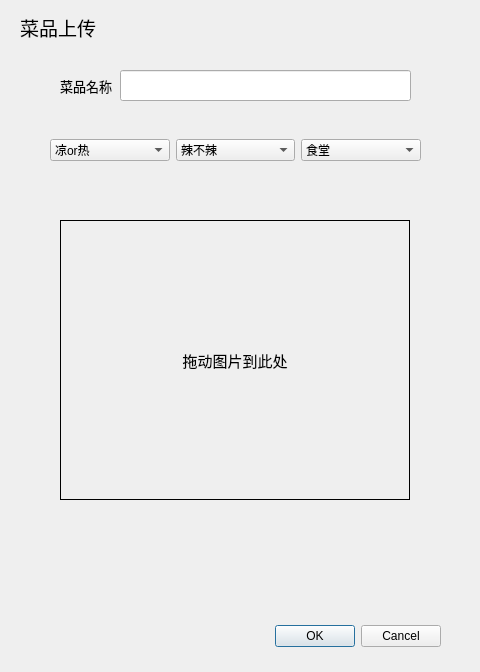
<?xml version="1.0" encoding="UTF-8"?>
<ui version="4.0">
 <class>UpLoad</class>
 <widget class="QDialog" name="UpLoad">
  <property name="geometry">
   <rect>
    <x>0</x>
    <y>0</y>
    <width>480</width>
    <height>672</height>
   </rect>
  </property>
  <property name="windowTitle">
   <string>PKU eater</string>
  </property>
  <widget class="QDialogButtonBox" name="buttonBox">
   <property name="geometry">
    <rect>
     <x>100</x>
     <y>620</y>
     <width>341</width>
     <height>32</height>
    </rect>
   </property>
   <property name="orientation">
    <enum>Qt::Horizontal</enum>
   </property>
   <property name="standardButtons">
    <set>QDialogButtonBox::Cancel|QDialogButtonBox::Ok</set>
   </property>
  </widget>
  <widget class="QLabel" name="label">
   <property name="geometry">
    <rect>
     <x>60</x>
     <y>70</y>
     <width>61</width>
     <height>31</height>
    </rect>
   </property>
   <property name="font">
    <font>
     <pointsize>10</pointsize>
    </font>
   </property>
   <property name="text">
    <string>菜品名称</string>
   </property>
  </widget>
  <widget class="QWidget" name="layoutWidget">
   <property name="geometry">
    <rect>
     <x>50</x>
     <y>130</y>
     <width>371</width>
     <height>41</height>
    </rect>
   </property>
   <property name="acceptDrops">
    <bool>true</bool>
   </property>
   <layout class="QHBoxLayout" name="horizontalLayout_2">
    <item>
     <widget class="QComboBox" name="comboBox_2">
      <property name="acceptDrops">
       <bool>true</bool>
      </property>
      <item>
       <property name="text">
        <string>凉or热</string>
       </property>
      </item>
      <item>
       <property name="text">
        <string>凉菜</string>
       </property>
      </item>
      <item>
       <property name="text">
        <string>热菜</string>
       </property>
      </item>
     </widget>
    </item>
    <item>
     <widget class="QComboBox" name="comboBox_3">
      <property name="acceptDrops">
       <bool>true</bool>
      </property>
      <item>
       <property name="text">
        <string>辣不辣</string>
       </property>
      </item>
      <item>
       <property name="text">
        <string>辣</string>
       </property>
      </item>
      <item>
       <property name="text">
        <string>不辣</string>
       </property>
      </item>
     </widget>
    </item>
    <item>
     <widget class="QComboBox" name="comboBox_4">
      <property name="acceptDrops">
       <bool>true</bool>
      </property>
      <property name="editable">
       <bool>false</bool>
      </property>
      <property name="currentText">
       <string>食堂</string>
      </property>
      <property name="currentIndex">
       <number>0</number>
      </property>
      <property name="sizeAdjustPolicy">
       <enum>QComboBox::AdjustToContents</enum>
      </property>
      <item>
       <property name="text">
        <string>食堂</string>
       </property>
      </item>
      <item>
       <property name="text">
        <string>学一</string>
       </property>
      </item>
      <item>
       <property name="text">
        <string>家园</string>
       </property>
      </item>
     </widget>
    </item>
   </layout>
  </widget>
  <widget class="QLineEdit" name="lineEdit">
   <property name="geometry">
    <rect>
     <x>120</x>
     <y>70</y>
     <width>291</width>
     <height>31</height>
    </rect>
   </property>
  </widget>
  <widget class="QLabel" name="label_2">
   <property name="geometry">
    <rect>
     <x>60</x>
     <y>220</y>
     <width>350</width>
     <height>280</height>
    </rect>
   </property>
   <property name="font">
    <font>
     <pointsize>11</pointsize>
    </font>
   </property>
   <property name="frameShape">
    <enum>QFrame::Box</enum>
   </property>
   <property name="text">
    <string>拖动图片到此处</string>
   </property>
   <property name="alignment">
    <set>Qt::AlignCenter</set>
   </property>
  </widget>
  <widget class="QLabel" name="label_3">
   <property name="geometry">
    <rect>
     <x>20</x>
     <y>17</y>
     <width>91</width>
     <height>21</height>
    </rect>
   </property>
   <property name="font">
    <font>
     <pointsize>14</pointsize>
    </font>
   </property>
   <property name="text">
    <string>菜品上传</string>
   </property>
  </widget>
 </widget>
 <resources/>
 <connections>
  <connection>
   <sender>buttonBox</sender>
   <signal>accepted()</signal>
   <receiver>UpLoad</receiver>
   <slot>accept()</slot>
   <hints>
    <hint type="sourcelabel">
     <x>248</x>
     <y>254</y>
    </hint>
    <hint type="destinationlabel">
     <x>157</x>
     <y>274</y>
    </hint>
   </hints>
  </connection>
  <connection>
   <sender>buttonBox</sender>
   <signal>rejected()</signal>
   <receiver>UpLoad</receiver>
   <slot>reject()</slot>
   <hints>
    <hint type="sourcelabel">
     <x>316</x>
     <y>260</y>
    </hint>
    <hint type="destinationlabel">
     <x>286</x>
     <y>274</y>
    </hint>
   </hints>
  </connection>
 </connections>
</ui>
